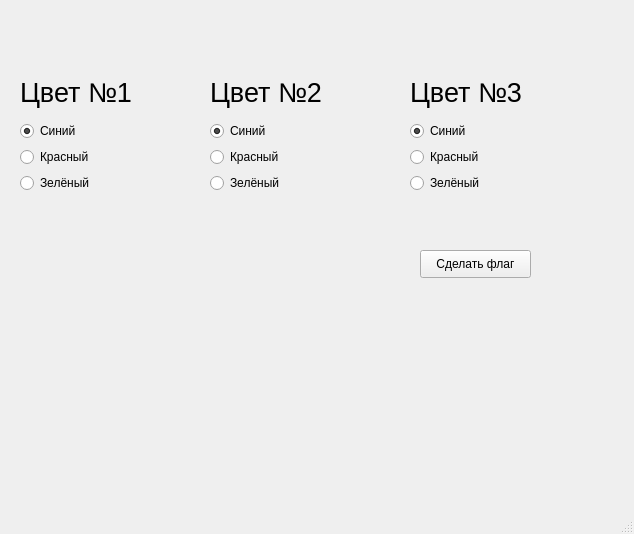
<?xml version="1.0" encoding="UTF-8"?>
<ui version="4.0">
 <class>MainWindow</class>
 <widget class="QMainWindow" name="MainWindow">
  <property name="geometry">
   <rect>
    <x>0</x>
    <y>0</y>
    <width>634</width>
    <height>534</height>
   </rect>
  </property>
  <property name="windowTitle">
   <string>MainWindow</string>
  </property>
  <widget class="QWidget" name="centralwidget">
   <widget class="QWidget" name="verticalLayoutWidget">
    <property name="geometry">
     <rect>
      <x>20</x>
      <y>70</y>
      <width>160</width>
      <height>123</height>
     </rect>
    </property>
    <layout class="QVBoxLayout" name="verticalLayout">
     <item>
      <widget class="QLabel" name="label">
       <property name="font">
        <font>
         <pointsize>20</pointsize>
        </font>
       </property>
       <property name="text">
        <string>Цвет №1</string>
       </property>
      </widget>
     </item>
     <item>
      <widget class="QRadioButton" name="radioButton_3">
       <property name="text">
        <string>Синий</string>
       </property>
       <property name="checked">
        <bool>true</bool>
       </property>
       <attribute name="buttonGroup">
        <string notr="true">buttonGroup</string>
       </attribute>
      </widget>
     </item>
     <item>
      <widget class="QRadioButton" name="radioButton_2">
       <property name="text">
        <string>Красный</string>
       </property>
       <attribute name="buttonGroup">
        <string notr="true">buttonGroup</string>
       </attribute>
      </widget>
     </item>
     <item>
      <widget class="QRadioButton" name="radioButton_4">
       <property name="text">
        <string>Зелёный</string>
       </property>
       <attribute name="buttonGroup">
        <string notr="true">buttonGroup</string>
       </attribute>
      </widget>
     </item>
    </layout>
   </widget>
   <widget class="QWidget" name="verticalLayoutWidget_2">
    <property name="geometry">
     <rect>
      <x>210</x>
      <y>70</y>
      <width>160</width>
      <height>123</height>
     </rect>
    </property>
    <layout class="QVBoxLayout" name="verticalLayout_2">
     <item>
      <widget class="QLabel" name="label_2">
       <property name="font">
        <font>
         <pointsize>20</pointsize>
        </font>
       </property>
       <property name="text">
        <string>Цвет №2</string>
       </property>
      </widget>
     </item>
     <item>
      <widget class="QRadioButton" name="radioButton_5">
       <property name="text">
        <string>Синий</string>
       </property>
       <property name="checked">
        <bool>true</bool>
       </property>
       <attribute name="buttonGroup">
        <string notr="true">buttonGroup_2</string>
       </attribute>
      </widget>
     </item>
     <item>
      <widget class="QRadioButton" name="radioButton_6">
       <property name="text">
        <string>Красный</string>
       </property>
       <attribute name="buttonGroup">
        <string notr="true">buttonGroup_2</string>
       </attribute>
      </widget>
     </item>
     <item>
      <widget class="QRadioButton" name="radioButton_7">
       <property name="text">
        <string>Зелёный</string>
       </property>
       <attribute name="buttonGroup">
        <string notr="true">buttonGroup_2</string>
       </attribute>
      </widget>
     </item>
    </layout>
   </widget>
   <widget class="QPushButton" name="pushButton">
    <property name="geometry">
     <rect>
      <x>420</x>
      <y>250</y>
      <width>111</width>
      <height>28</height>
     </rect>
    </property>
    <property name="text">
     <string>Сделать флаг</string>
    </property>
   </widget>
   <widget class="QLabel" name="label_3">
    <property name="geometry">
     <rect>
      <x>20</x>
      <y>220</y>
      <width>341</width>
      <height>251</height>
     </rect>
    </property>
    <property name="font">
     <font>
      <pointsize>8</pointsize>
     </font>
    </property>
    <property name="text">
     <string/>
    </property>
   </widget>
   <widget class="QWidget" name="verticalLayoutWidget_3">
    <property name="geometry">
     <rect>
      <x>410</x>
      <y>70</y>
      <width>160</width>
      <height>123</height>
     </rect>
    </property>
    <layout class="QVBoxLayout" name="verticalLayout_3">
     <item>
      <widget class="QLabel" name="label_4">
       <property name="font">
        <font>
         <pointsize>20</pointsize>
        </font>
       </property>
       <property name="text">
        <string>Цвет №3</string>
       </property>
      </widget>
     </item>
     <item>
      <widget class="QRadioButton" name="radioButton_8">
       <property name="text">
        <string>Синий</string>
       </property>
       <property name="checked">
        <bool>true</bool>
       </property>
       <attribute name="buttonGroup">
        <string notr="true">buttonGroup_3</string>
       </attribute>
      </widget>
     </item>
     <item>
      <widget class="QRadioButton" name="radioButton_9">
       <property name="text">
        <string>Красный</string>
       </property>
       <attribute name="buttonGroup">
        <string notr="true">buttonGroup_3</string>
       </attribute>
      </widget>
     </item>
     <item>
      <widget class="QRadioButton" name="radioButton_10">
       <property name="text">
        <string>Зелёный</string>
       </property>
       <attribute name="buttonGroup">
        <string notr="true">buttonGroup_3</string>
       </attribute>
      </widget>
     </item>
    </layout>
   </widget>
  </widget>
  <widget class="QMenuBar" name="menubar">
   <property name="geometry">
    <rect>
     <x>0</x>
     <y>0</y>
     <width>634</width>
     <height>22</height>
    </rect>
   </property>
  </widget>
  <widget class="QStatusBar" name="statusbar"/>
 </widget>
 <resources/>
 <connections/>
 <buttongroups>
  <buttongroup name="buttonGroup_2"/>
  <buttongroup name="buttonGroup"/>
  <buttongroup name="buttonGroup_3"/>
 </buttongroups>
</ui>
